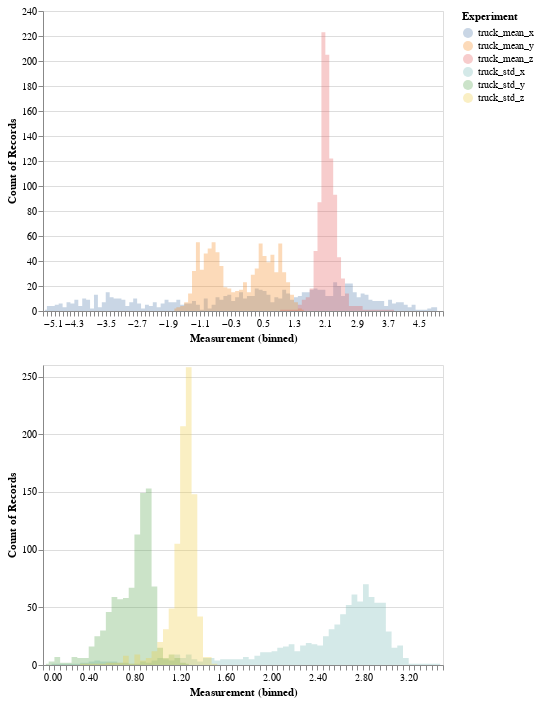

The code cell stored with this chart in its notebook:
### Code cell
s = pd.DataFrame(x[1])
source_upper = pd.DataFrame({
    'truck_mean_x': np.array(s[0]),
    'truck_mean_y': np.array(s[1]),
    'truck_mean_z': np.array(s[2])
})

source_lower = pd.DataFrame({
    'truck_std_x': np.array(s[3]),
    'truck_std_y': np.array(s[4]),
    'truck_std_z': np.array(s[5])
})



upper=alt.Chart(source_upper).transform_fold(
    ['truck_mean_x', 'truck_mean_y', 'truck_mean_z'],
    as_=['Experiment', 'Measurement']
).mark_area(
    opacity=0.3,
    interpolate='step'
).encode(
    alt.X('Measurement:Q', bin=alt.Bin(maxbins=100)),
    alt.Y('count()', stack=None),
    alt.Color('Experiment:N'))

lower = alt.Chart(source_lower).transform_fold(
    ['truck_std_x', 'truck_std_y', 'truck_std_z'],
    as_=['Experiment', 'Measurement']
).mark_area(
    opacity=0.3,
    interpolate='step'
).encode(
    alt.X('Measurement:Q', bin=alt.Bin(maxbins=100)),
    alt.Y('count()', stack=None),
    alt.Color('Experiment:N'))
alt.vconcat(upper, lower)

### Figure 1 — Vega-Lite specification as saved in the notebook (floating-point values rounded to 4 significant figures; data arrays with more than 128 entries replaced by an {"elided": "..."} marker saying what was removed)
{"config": {"view": {"continuousWidth": 400, "continuousHeight": 300}}, "vconcat": [{"data": {"name": "data-1900c1a1f70f9e0669edd3a8dcbc6e75"}, "mark": {"type": "area", "interpolate": "step", "opacity": 0.3}, "encoding": {"color": {"type": "nominal", "field": "Experiment"}, "x": {"type": "quantitative", "bin": {"maxbins": 100}, "field": "Measurement"}, "y": {"type": "quantitative", "aggregate": "count", "stack": null}}, "transform": [{"fold": ["truck_mean_x", "truck_mean_y", "truck_mean_z"], "as": ["Experiment", "Measurement"]}]}, {"data": {"name": "data-e20d30df988d885ff717d698e1e3523f"}, "mark": {"type": "area", "interpolate": "step", "opacity": 0.3}, "encoding": {"color": {"type": "nominal", "field": "Experiment"}, "x": {"type": "quantitative", "bin": {"maxbins": 100}, "field": "Measurement"}, "y": {"type": "quantitative", "aggregate": "count", "stack": null}}, "transform": [{"fold": ["truck_std_x", "truck_std_y", "truck_std_z"], "as": ["Experiment", "Measurement"]}]}], "$schema": "https://vega.github.io/schema/vega-lite/v4.0.2.json", "datasets": {"data-1900c1a1f70f9e0669edd3a8dcbc6e75": {"elided": "914 records"}, "data-e20d30df988d885ff717d698e1e3523f": {"elided": "914 records"}}}
